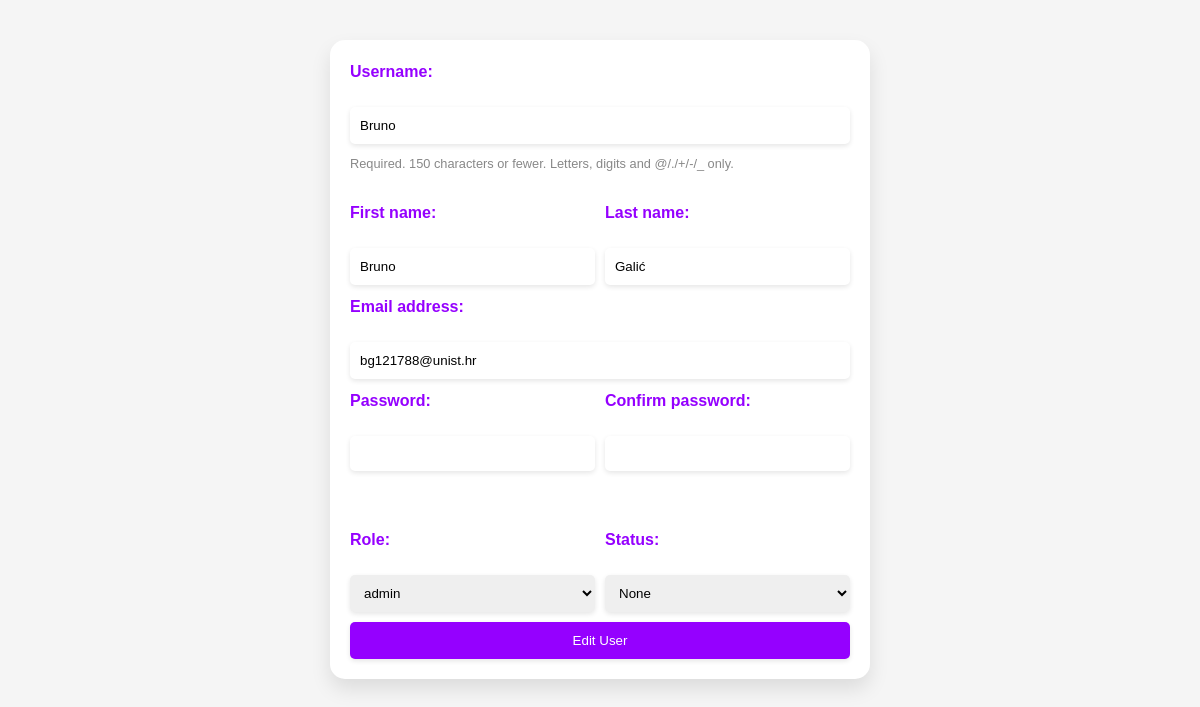
Page /Edit-user/1 (signed in) on the committed database.
### app/models.py (models this page shows, shortened)
class Korisnik(AbstractUser):
    ROLES = (('prof', 'profesor'), ('stu', 'student'), ('admin', 'admin'))
    STATUS = (('none', 'None'), ('izv', 'izvanredni student'),
              ('red', 'redovni student'))
    role = models.CharField(max_length=50, choices=ROLES, default='stu')
    status = models.CharField(max_length=50, choices=STATUS, default='none')

### app/views.py (the view)
# urls.py: path('Edit-user/<int:id>', views.edit_user, name='editUser'),
@admin_required
def edit_user(request, id):
    user = Korisnik.objects.get(pk=id)
    if request.method == 'GET':
        form = KorisnikForm(instance=user)
    elif request.method == 'POST':
        form = KorisnikForm(request.POST, instance=user)
        if form.is_valid():
            form.save()
            return redirect('admin_page')
    context = {
        'form': form,
    }
    return render(request, 'edit_user.html', context)

### app/forms.py (shortened to what this page needs)
class KorisnikForm(forms.ModelForm):
    password = forms.CharField(widget=forms.PasswordInput)
    confirm_password = forms.CharField(widget=forms.PasswordInput)
    class Meta:
        model = Korisnik
        fields = ['username', 'first_name', 'last_name',
                  'email', 'password', 'confirm_password', 'role', 'status']

### app/templates/edit_user.html (shortened to what this page needs)
{% extends 'base.html' %}
{% block edit_user %}
<div class="edit-form">
    <form method="post">
        {{form}}
        <input type="submit" value="Edit User">
    </form>
</div>
{% endblock %}

### app/static/css/style.css (style rules this page uses)
:root { --main-color: #f5f5f5; --header: #333; --form-border: #ddd; --form-button: #9500ff; --form-button-hover: #6e00b3; --accent-color: #f1c40f; --error-color: #ff0000; }
.edit-form, .add-form { background-color: #fff; border-radius: 15px; padding: 20px; max-width: 500px; margin: 40px auto; box-shadow: 0 10px 20px 0 rgba(0, 0, 0, .1) }
.edit-form form, .add-form form { display: grid; grid-template-columns: 1fr 1fr; grid-template-rows: repeat(8, 1fr) auto repeat(4, 1fr); gap: 10px; }
.edit-form label, .add-form label { color: var(--form-button); font-weight: 700 }
.edit-form input, .edit-form select, .add-form input, .add-form select { padding: 10px; border: 0; border-radius: 5px; box-shadow: 0 2px 5px 0 rgba(0, 0, 0, .1) }
.edit-form label[for=id_username], .add-form label[for=id_username] { grid-row: 1; grid-column: 1 }
.edit-form #id_username, .add-form #id_username { grid-row: 2; grid-column: span 2 }
.edit-form .helptext, .add-form .helptext { grid-row: 3; grid-column: span 2; font-size: .8em; color: #888 }
.edit-form label[for=id_first_name], .add-form label[for=id_first_name] { grid-row: 4; grid-column: 1 }
.edit-form label[for=id_last_name], .add-form label[for=id_last_name] { grid-row: 4; grid-column: 2 }
.edit-form #id_first_name, .add-form #id_first_name { grid-row: 5; grid-column: 1 }
.edit-form #id_last_name, .add-form #id_last_name { grid-row: 5; grid-column: 2 }
.edit-form label[for=id_email], .add-form label[for=id_email] { grid-row: 6; grid-column: span 2 }
.edit-form #id_email, .add-form #id_email { grid-row: 7; grid-column: span 2 }
.edit-form label[for=id_password], .add-form label[for=id_password] { grid-row: 8; grid-column: 1; }
.edit-form label[for=id_confirm_password], .add-form label[for=id_confirm_password] { grid-row: 8; grid-column: 2; }
.edit-form #id_password, .add-form #id_password { grid-row: 9; grid-column: 1; }
.edit-form #id_confirm_password, .add-form #id_confirm_password { grid-row: 9; grid-column: 2; }
.edit-form label[for=id_role], .add-form label[for=id_role] { grid-row: 11; grid-column: 1 }
.edit-form label[for=id_status], .add-form label[for=id_status] { grid-row: 11; grid-column: 2 }
.edit-form #id_role, .add-form #id_role { grid-row: 12; grid-column: 1 }
.edit-form #id_status, .add-form #id_status { grid-row: 12; grid-column: 2 }
.edit-form input[type=submit], .add-form input[type=submit] { grid-row: 13; grid-column: span 2; background-color: var(--form-button); color: #fff; border: 0; border-radius: 5px; padding: 10px; cursor: pointer; text-align: center; width: 100% }

### rows in the picture
Korisnik: username "Bruno", first_name "Bruno", last_name "Galić", email "bg121788@unist.hr", role "admin", status "None"
